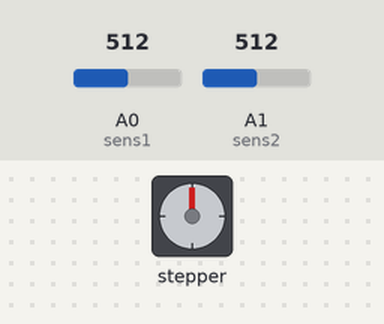
Bench run of a sketch on a simulated Arduino Uno, built with avr-gcc and run on an emulated ATmega328P. Shown: stepper motor. The inputs (shaded band) are chosen by the test bench; at power-on: A0 (sens1) = 512, A1 (sens2) = 512. Stepper angles assume 4096 steps per turn.

Above: at 3.2 s.
3.3 s: A0 (sens1) set to 527
At 11.2 s:
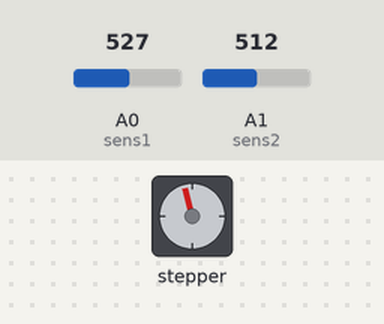
Timing chart, 0 to 16.8 s (numbered marks = the images above; inputs shaded):
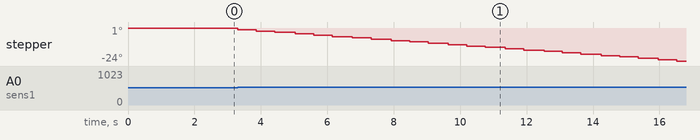

Measured:
- the behaviour switches between 514 and 515 on A0 (sens1) (found by bisection; images 0 and 1)

The sketch:

solar_stepper.ino
```cpp
#include <AccelStepper.h>
#define HALFSTEP 8

// Motor pin definitions
#define motorPin1  3     // IN1 on the ULN2003 driver 1
#define motorPin2  4     // IN2 on the ULN2003 driver 1
#define motorPin3  5     // IN3 on the ULN2003 driver 1
#define motorPin4  6     // IN4 on the ULN2003 driver 1

// Initialize with pin sequence IN1-IN3-IN2-IN4 for using the AccelStepper with 28BYJ-48
AccelStepper stepper(HALFSTEP, motorPin1, motorPin3, motorPin2, motorPin4);

#define LED_PIN LED_BUILTIN // (Arduino is 13, Teensy is 11, Teensy++ is 6)
bool blinkState = false;

int pos = 90;   // initial position
int sens1 = A0; // LRD 1 pin
int sens2 = A1; //LDR 2 pin
int tolerance = 2;
int dest = 0;

void setup()
{
  stepper.setMaxSpeed(1000.0);
  stepper.setAcceleration(100.0);
  stepper.setSpeed(200);
//  stepper.moveTo(0);
  //  pinMode(sens1, INPUT);
  //  pinMode(sens2, INPUT);
  delay(2000); // a 2 seconds delay while we position the solar panel
}

void loop()
{
  int val1 = analogRead(sens1); // read the value of sensor 1
  int val2 = analogRead(sens2); // read the value of sensor 2

  if ((abs(val1 - val2) <= tolerance) || (abs(val2 - val1) <= tolerance)) {
    //do nothing if the difference between values is within the tolerance limit
  } else {
    if (val1 > val2)
    {
      pos = --pos;
    }
    if (val1 < val2)
    {
      pos = ++pos;
    }
  }
  if (pos > 180) {
    pos = 180;  // reset to 180 if it goes higher
  }
  if (pos < 0) {
    pos = 0;  // reset to 0 if it goes lower
  }
  //            x = ypr[0] * 180/M_PI;
  //            y = ypr[1] * 180/M_PI;
  //            x = map(x, -72, 65, 0, 180);     // scale it to use it with the servo (value between 0 and 180)
  //            y = map(y, -83, 41, 0, 180);     // scale it to use it with the servo (value between 0 and 180)
  dest = map(pos, 0, 180, -1019, 1019);
  stepper.moveTo(dest);
  //    if (stepper.distanceToGo() == 0) {}
  stepper.run();
  //    stepper.runToNewPosition(pos);
  //    pos = map(var, 0, 1023, 0, 4076);
  //    stepper.runToNewPosition(pos);
  //  myservo.write(pos); // write the position to servo
  delay(50);
}
```
